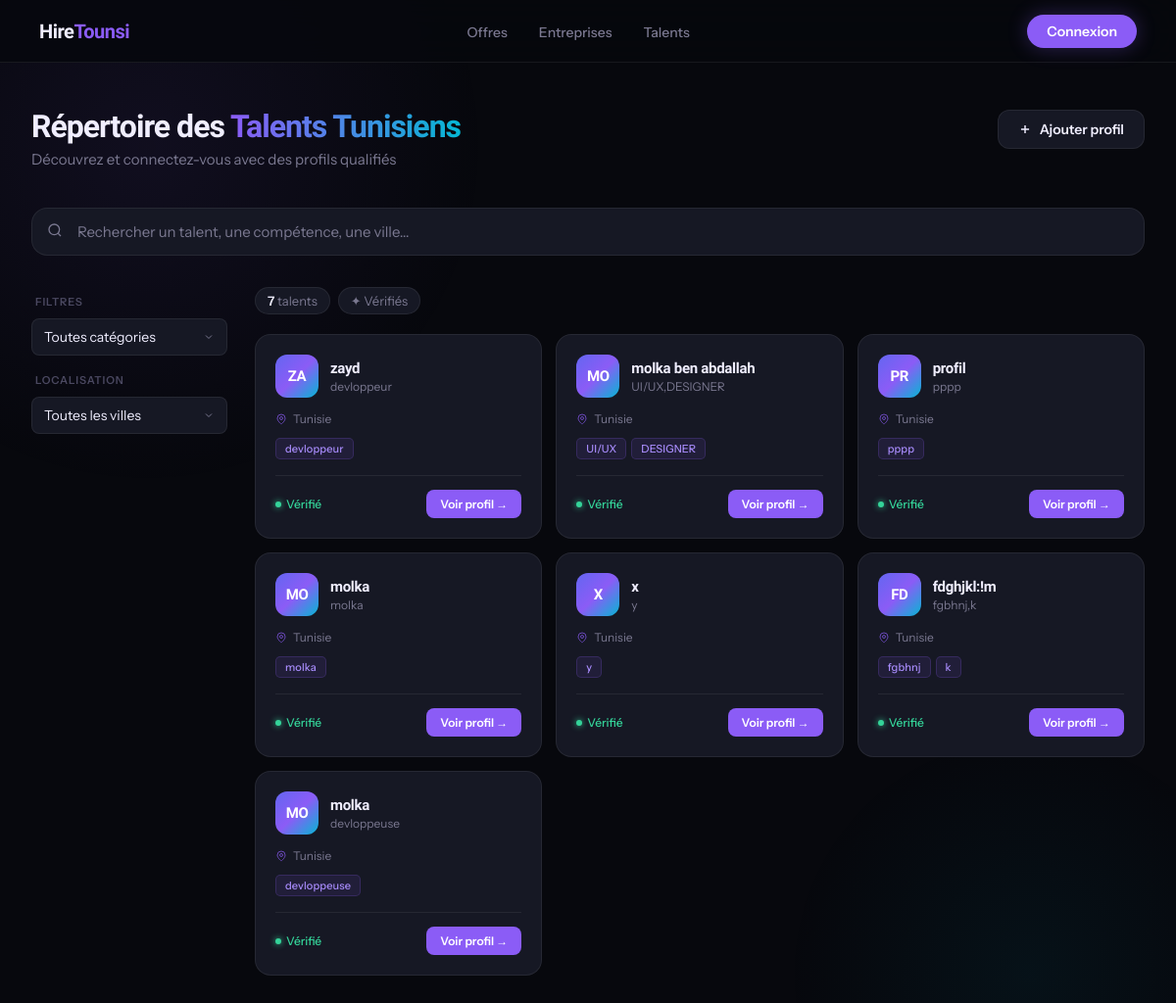
The page /talents.php on the database as committed earlier.
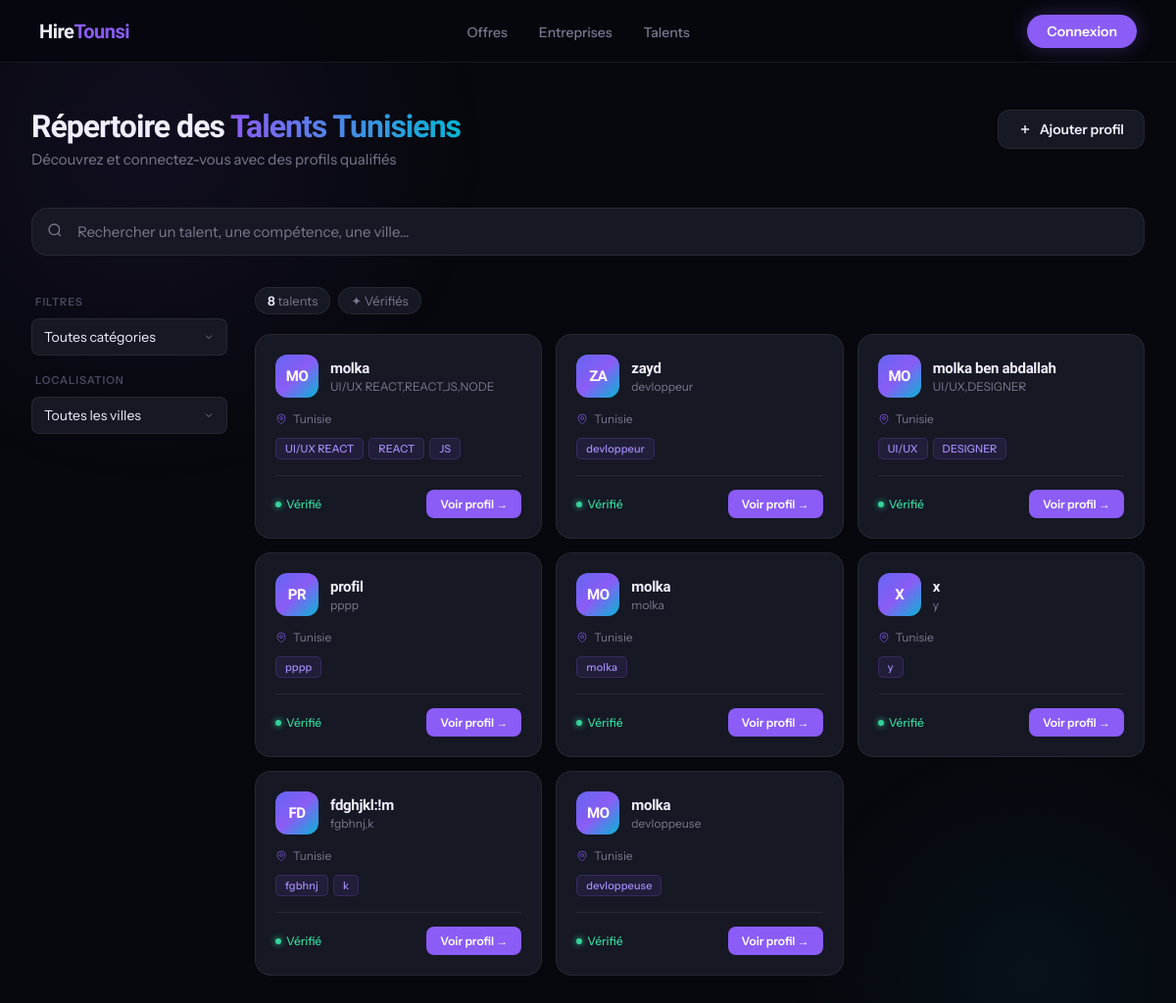
The same page on the database as committed later.
### tables this page shows
CREATE TABLE `talents` (
  `id` int(11) NOT NULL,
  `name` varchar(100) DEFAULT NULL,
  `skill` varchar(100) DEFAULT NULL,
  `description` text DEFAULT NULL,
  `status` varchar(20) DEFAULT 'pending',
  `user_id` int(11) DEFAULT NULL
);

### talents.php (the view, shortened to what this page needs)
<?php
include "config.php";
$stmt = $pdo->query("SELECT * FROM talents WHERE status='approved' ORDER BY id DESC");
$talents = $stmt->fetchAll();
?>
<!DOCTYPE html>
<html lang="fr">
<head>
</head>
<body>
<nav>
  <a href="index.html" class="nav-logo">Hire<span>Tounsi</span></a>
  <ul class="nav-links">
    <li><a href="#">Offres</a></li>
    <li><a href="#">Entreprises</a></li>
    <li><a href="#">Talents</a></li>
  </ul>
  <button class="btn-connect">Connexion</button>
</nav>
<main>
  <div class="page-header">
    <div class="page-header-text">
      <h2>Répertoire des <span>Talents Tunisiens</span></h2>
      <p>Découvrez et connectez-vous avec des profils qualifiés</p>
    </div>
    <a href="add_profile.php" class="btn-add">
      <svg width="14" height="14" viewBox="0 0 24 24" fill="none" stroke="currentColor" stroke-width="2.5"><path d="M12 5v14M5 12h14"/></svg>
      Ajouter profil
    </a>
  </div>
  <div class="search-wrapper">
    <span class="search-icon">
    </span>
    <input class="search-input" placeholder="Rechercher un talent, une compétence, une ville…">
  </div>
  <div class="layout">
    <div class="sidebar">
      <span class="sidebar-label">Filtres</span>
      <select class="filter-select">
        <option value="">Toutes catégories</option>
      </select>
      <span class="sidebar-label">Localisation</span>
      <select class="filter-select">
        <option value="">Toutes les villes</option>
      </select>
    </div>
    <div>
      <div class="stats-strip">
        <div class="stat-chip"><b><?= count($talents) ?></b> talents</div>
        <div class="stat-chip">✦ Vérifiés</div>
      </div>
      <div class="card-grid">
        <?php foreach($talents as $t): ?>
        <div class="card">
          <div class="card-top">
            <div class="avatar">
              <?= strtoupper(substr($t['name'], 0, 2)) ?>
            </div>
            <div>
              <div class="card-name"><?= htmlspecialchars($t['name']) ?></div>
              <div class="card-role"><?= htmlspecialchars($t['skill']) ?></div>
            </div>
          </div>
          <div class="card-location">
            <svg width="12" height="12" viewBox="0 0 24 24" fill="none" stroke="currentColor" stroke-width="2"><path d="M20 10c0 6-8 12-8 12s-8-6-8-12a8 8 0 0 1 16 0Z"/><circle cx="12" cy="10" r="3"/></svg>
            <?= htmlspecialchars($t['city'] ?? 'Tunisie') ?>
          </div>
          <div class="tags">
            <?php
              $skills = explode(",", $t['skill']);
              foreach(array_slice($skills, 0, 3) as $s):
            ?>
              <span class="tag"><?= htmlspecialchars(trim($s)) ?></span>
            <?php endforeach; ?>
          </div>
          <div class="card-footer">
            <div class="verified-badge">
              <span class="verified-dot"></span>
              Vérifié
            </div>
            <a href="profile.php?id=<?= $t['id'] ?>" class="btn-profile">Voir profil →</a>
          </div>
        </div>
        <?php endforeach; ?>
      </div>
    </div>
  </div>
</main>
</body>
</html>

Rows that differ between the two databases and show on the page:
added talents: name "MO", name "molka", skill "UI/UX REACT,REACT,JS,NODE", city "Tunisie", skill "UI/UX REACT", skill "REACT", skill "JS", shown under "Répertoire des Talents Tunisiens"
Other text that changed with them:
count($talents): "7" → "8"
